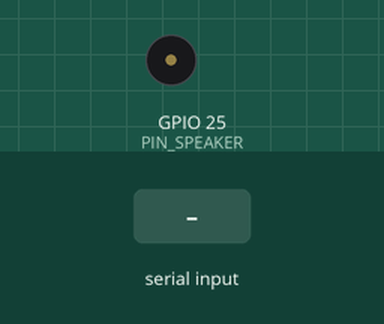
Recording of a sketch running on a simulated ESP32. Parts: buzzer (waves = sounding). The inputs (shaded band) are chosen by the test bench. WiFi joins after 1.5 s; servers stay silent unless stated; uploads are accepted with an empty reply; what the sketch prints to the serial monitor is not drawn.

Above: at 2.7 s.
2.8 s: "S" received over Serial
At 3.4 s:
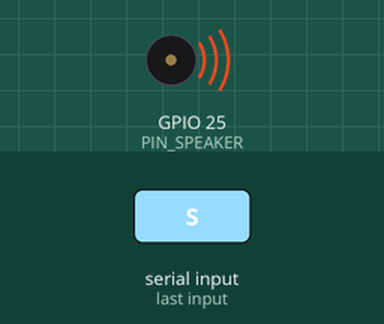
Timing chart, 0 to 8.2 s (numbered marks = the images above; inputs shaded):
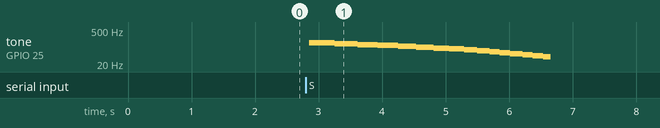

Measured:
- after the input at 2.8 s, tone on GPIO 25 (PIN_SPEAKER): plays 149 Hz for 0.40 s, 137 Hz for 0.36 s, 126 Hz for 0.32 s, 116 Hz for 0.32 s, 107 Hz for 0.28 s, 98 Hz for 0.28 s … (16 notes in this stretch), starting after 0.05 s

The sketch:

server.ino
```cpp
#include <Arduino.h>
#include <SPI.h>
#include <WiFi.h>
#include <HTTPClient.h>
#include <ArduinoJson.h>

// ------------ CONFIG ------------
const char* ssid     = "Redmi";
const char* password = "123456789";
// Replace with your actual Cloud Server URL (e.g., http://your-app.herokuapp.com/data)
//const char* serverUrl = "http://172.31.34.161/data";
const char* serverUrl ="https://capstone-mhm6.onrender.com/data";
const int PIN_MCP_CS   = 5;
const int PIN_MCP_CLK  = 18;
const int PIN_MCP_MISO = 19;
const int PIN_MCP_MOSI = 23;
const int PIN_SPEAKER  = 25;

const float START_FREQ_HZ = 150.0f;
const float MIN_FREQ_HZ   = 2.0f;
const unsigned long SWEEP_DURATION_US = 5000000UL;

// Buffer to store data points during the sweep
const int MAX_SAMPLES = 500;
struct Reading {
  uint32_t t;
  uint16_t v;
};
Reading buffer[MAX_SAMPLES];
int count = 0;

// ------------ MCP3008 READ ------------
uint16_t readMCP3008(uint8_t channel) {
  digitalWrite(PIN_MCP_CS, LOW);
  SPI.transfer(0x01);
  uint8_t hi = SPI.transfer(0x80 | (channel << 4));
  uint8_t lo = SPI.transfer(0x00);
  digitalWrite(PIN_MCP_CS, HIGH);
  return ((hi & 0x03) << 8) | lo;
}

// ------------ SEND DATA TO CLOUD ------------
void uploadData() {
  if (WiFi.status() != WL_CONNECTED) return;

  HTTPClient http;
  http.begin(serverUrl);
  http.addHeader("Content-Type", "application/json");

  // Create JSON document
  DynamicJsonDocument doc(16384);
  JsonArray readings = doc.createNestedArray("readings");

  for (int i = 0; i < count; i++) {
    JsonObject obj = readings.createNestedObject();
    obj["t"] = buffer[i].t;
    obj["v"] = buffer[i].v;
  }

  String jsonExport;
  serializeJson(doc, jsonExport);

  Serial.println("Uploading to server...");
  int httpResponseCode = http.POST(jsonExport);

  if (httpResponseCode > 0) {
    Serial.print("Server Response: ");
    Serial.println(httpResponseCode);
  } else {
    Serial.print("Error: ");
    Serial.println(http.errorToString(httpResponseCode).c_str());
  }
  http.end();
}

// ------------ SWEEP LOGIC ------------
void runSweep() {
  unsigned long t0 = micros();
  count = 0;

  while (true) {
    unsigned long elapsed = micros() - t0;
    if (elapsed >= SWEEP_DURATION_US) break;

    float frac = (float)elapsed / (float)SWEEP_DURATION_US;
    float f = START_FREQ_HZ * (1.0f - frac);
    if (f < MIN_FREQ_HZ) f = MIN_FREQ_HZ;

    unsigned long periodUs = 1000000.0f / f;
    unsigned long halfPeriod = periodUs / 2;

    // PULSE (Audio)
    digitalWrite(PIN_SPEAKER, HIGH);
    delayMicroseconds(halfPeriod);
    digitalWrite(PIN_SPEAKER, LOW);
    delayMicroseconds(halfPeriod);

    // CAPTURE (ADC) - Store in RAM
    if (count < MAX_SAMPLES) {
      buffer[count].t = elapsed / 1000; // time in ms
      buffer[count].v = readMCP3008(0);
      count++;
    }
  }
  digitalWrite(PIN_SPEAKER, LOW);
  Serial.println("Sweep complete.");
  uploadData();
}

void setup() {
  Serial.begin(115200);
  pinMode(PIN_SPEAKER, OUTPUT);
  pinMode(PIN_MCP_CS, OUTPUT);
  digitalWrite(PIN_MCP_CS, HIGH);
  SPI.begin(PIN_MCP_CLK, PIN_MCP_MISO, PIN_MCP_MOSI);

  WiFi.begin(ssid, password);
  while (WiFi.status() != WL_CONNECTED) { delay(500); Serial.print("."); }
  Serial.println("\nWiFi Connected");
}

void loop() {
  if (Serial.available() > 0) {
    char cmd = Serial.read();
    if (cmd == 'S') runSweep();
  }
}
```
